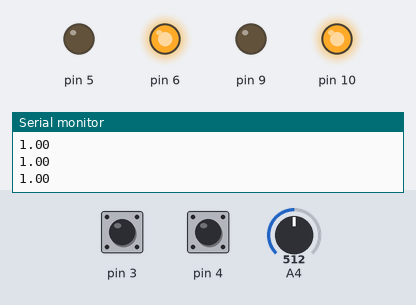
Simulated run of this sketch. Board: Arduino Uno, built with avr-gcc and run on an emulated ATmega328P. On the bench: output pins drawn as LEDs (lit = HIGH), the last lines printed to the serial monitor. The inputs (shaded band) are chosen by the test bench; at power-on: A4 = 512, pin 3 HIGH, pin 4 HIGH.

Above: at 1.2 s.
1.3 s: A4 set to 524
2.8 s: A4 set to 549
At 3.3 s:
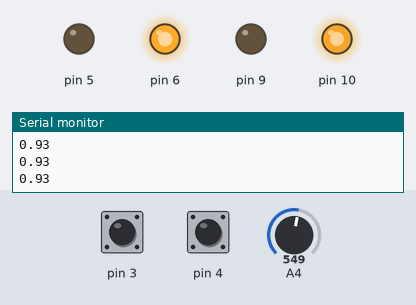
4.3 s: A4 set to 716
At 5.5 s:
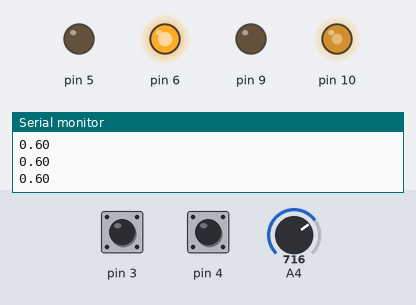
5.8 s: A4 set to 1023
At 6.8 s:
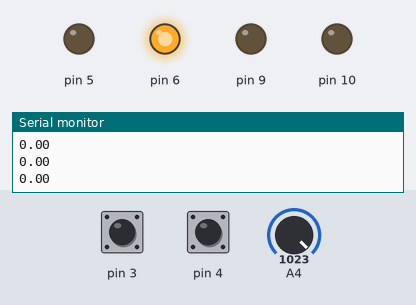
7.3 s: A4 set to 1009
At 7.9 s:
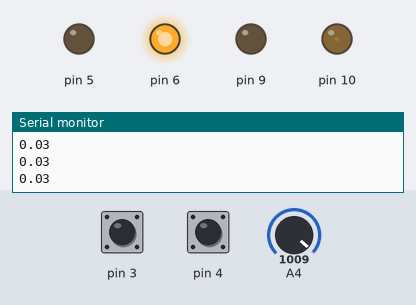
Timing chart, 0 to 9.8 s (numbered marks = the images above; inputs shaded):
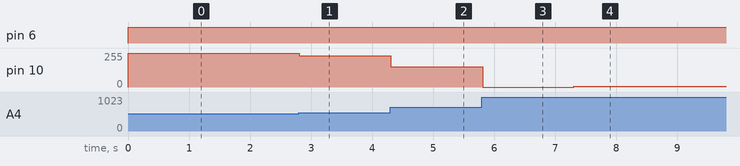

The sketch:

driving.ino
```cpp
bool leftLast;
bool rightLast;

int leftCounter;
int rightCounter;

int rightCorrection;

//INPUT
const float leftCirc = 23.5; //23.5
const float rightCirc = 22.8; //22.8

float steerStrength = 0.5;
const int wheelStp = 155;

bool directionForward = true;
//---

void setup() {
  //steering
  //pinMode(A4, INPUT);
  //rotation sensor
  pinMode(3, INPUT);
  pinMode(4, INPUT);
  //left
  pinMode(5, OUTPUT);
  pinMode(6, OUTPUT);
  //right
  pinMode(9, OUTPUT);
  pinMode(10, OUTPUT);
  Serial.begin(9600);

  leftLast = digitalRead(3);
  rightLast = digitalRead(4);
  leftCounter = 0;
  rightCounter = 0;
}

void loop() {

  if (digitalRead(3) != leftLast) {
    leftCounter += 1;
    leftLast = !leftLast;
  }
  if (digitalRead(4) != rightLast) {
    rightCounter += 1;
    rightLast = !rightLast;
  }

  rightCorrection = (leftCounter * leftCirc - rightCounter * rightCirc);

  //Serial.println((analogRead(A4) - 511));
  //rightCorrection = *steerStrength;


  int rightStp = 0;
  int leftStp = 0;
  float potent = analogRead(A4) - 512;

  float steerMultiplierL = 1;
  float steerMultiplierR = 1;

  if (potent >= -20 and potent <= 20) {
    if (rightCorrection > 0) {
      rightStp = wheelStp;
    }
    else if (rightCorrection < 0) {
      leftStp = wheelStp;
    } else if (rightCorrection == 0) {
      leftCounter = 0;
      rightCounter = 0;
    }
  } else {
    leftStp = 0;
    rightStp = 0;
    if(potent < -20){
      steerMultiplierR = 1-((-potent/512));
      steerMultiplierL = 1;
    } else {
      steerMultiplierL = 1-((potent/512));
      steerMultiplierR = 1;
    }
  }


  //Serial.println(rightCounter);
  //Serial.println(rightCorrection);
  //Serial.println(potent);
  Serial.println(1-abs(potent/512));

  if (directionForward == true) {
    analogWrite(5, 0);
    analogWrite(6, (255 - leftStp) * steerMultiplierR); //(((float)analogRead(A4)-512)/512);
    analogWrite(9, 0);
    analogWrite(10, (255 - rightStp) * steerMultiplierL);
  } else {
    analogWrite(5, 255 - leftStp);
    analogWrite(6, 0);
    analogWrite(9, 255 - rightStp);
    analogWrite(10, 0);
  }

}
```

Measured:
- after the input at 2.8 s, pin 10: 255/255 → 236/255 at once
- after the input at 4.3 s, pin 10: 236/255 → 153/255 at once
- after the input at 5.8 s, pin 10: 153/255 → 0/255 at once
- after the input at 7.3 s, pin 10: 0/255 → 7/255 at once
